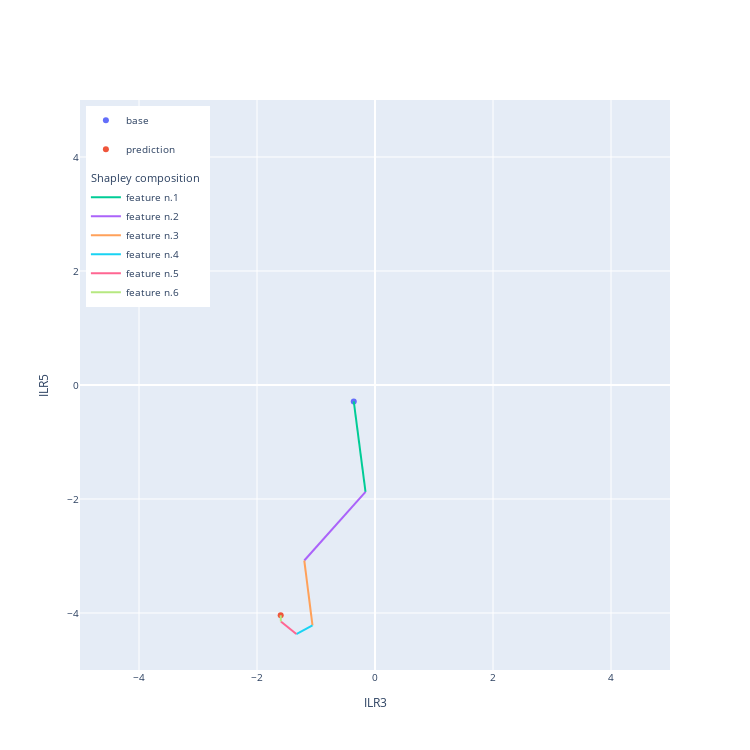

Notebook source saved alongside this figure:
### Code cell
#PLOT THE SHAPLEY COMPOSITION IN THE 2D SUBSPACE CORRESPONDING TO THE CHOSEN BALANCES 

fig = go.Figure(layout=go.Layout(autosize=False, width=figsize, height=figsize))
fig.update_xaxes(range=[-lim, lim])
fig.update_yaxes(range=[-lim, lim])
fig.update_layout(xaxis_title="ILR"+str(b1), yaxis_title="ILR"+str(b2), legend=dict(yanchor="top", y=0.99, xanchor="left", x=0.01), font=dict(size=10))


#Draw base distribution and prediction
fig.add_trace(go.Scatter(x=[base[b1-1]], y=[base[b2-1]], mode='markers', name='base'))
fig.add_trace(go.Scatter(x=[ilr_pred[b1-1]], y=[ilr_pred[b2-1]], mode='markers', name='prediction'))


s = base.copy()

for i,p in enumerate(shapley):
    fig.add_trace(go.Scatter(x=[s[b1-1],(s+p)[b1-1]], y=[s[b2-1],(s+p)[b2-1]], mode='lines', name='feature n.'+str(i+1),
                             legendgroup='shapley', legendgrouptitle_text='Shapley composition'))
    s += p

fig.show()

### Figure 1 — Plotly figure (JSON) as saved in the notebook; plotly's stock layout.template omitted (floating-point values rounded to 4 significant figures)
{"data": [{"mode": "markers", "name": "base", "type": "scatter", "x": [-0.3601], "y": [-0.2889]}, {"mode": "markers", "name": "prediction", "type": "scatter", "x": [-1.598], "y": [-4.04]}, {"legendgroup": "shapley", "legendgrouptitle": {"text": "Shapley composition"}, "mode": "lines", "name": "feature n.1", "type": "scatter", "x": [-0.3601, -0.1609], "y": [-0.2889, -1.874]}, {"legendgroup": "shapley", "legendgrouptitle": {"text": "Shapley composition"}, "mode": "lines", "name": "feature n.2", "type": "scatter", "x": [-0.1609, -1.198], "y": [-1.874, -3.079]}, {"legendgroup": "shapley", "legendgrouptitle": {"text": "Shapley composition"}, "mode": "lines", "name": "feature n.3", "type": "scatter", "x": [-1.198, -1.06], "y": [-3.079, -4.217]}, {"legendgroup": "shapley", "legendgrouptitle": {"text": "Shapley composition"}, "mode": "lines", "name": "feature n.4", "type": "scatter", "x": [-1.06, -1.333], "y": [-4.217, -4.369]}, {"legendgroup": "shapley", "legendgrouptitle": {"text": "Shapley composition"}, "mode": "lines", "name": "feature n.5", "type": "scatter", "x": [-1.333, -1.596], "y": [-4.369, -4.148]}, {"legendgroup": "shapley", "legendgrouptitle": {"text": "Shapley composition"}, "mode": "lines", "name": "feature n.6", "type": "scatter", "x": [-1.596, -1.598], "y": [-4.148, -4.04]}], "layout": {"autosize": false, "font": {"size": 10}, "height": 750, "legend": {"x": 0.01, "xanchor": "left", "y": 0.99, "yanchor": "top"}, "width": 750, "xaxis": {"range": [-5, 5], "title": {"text": "ILR3"}, "type": "linear"}, "yaxis": {"range": [-5, 5], "title": {"text": "ILR5"}, "type": "linear"}}}
